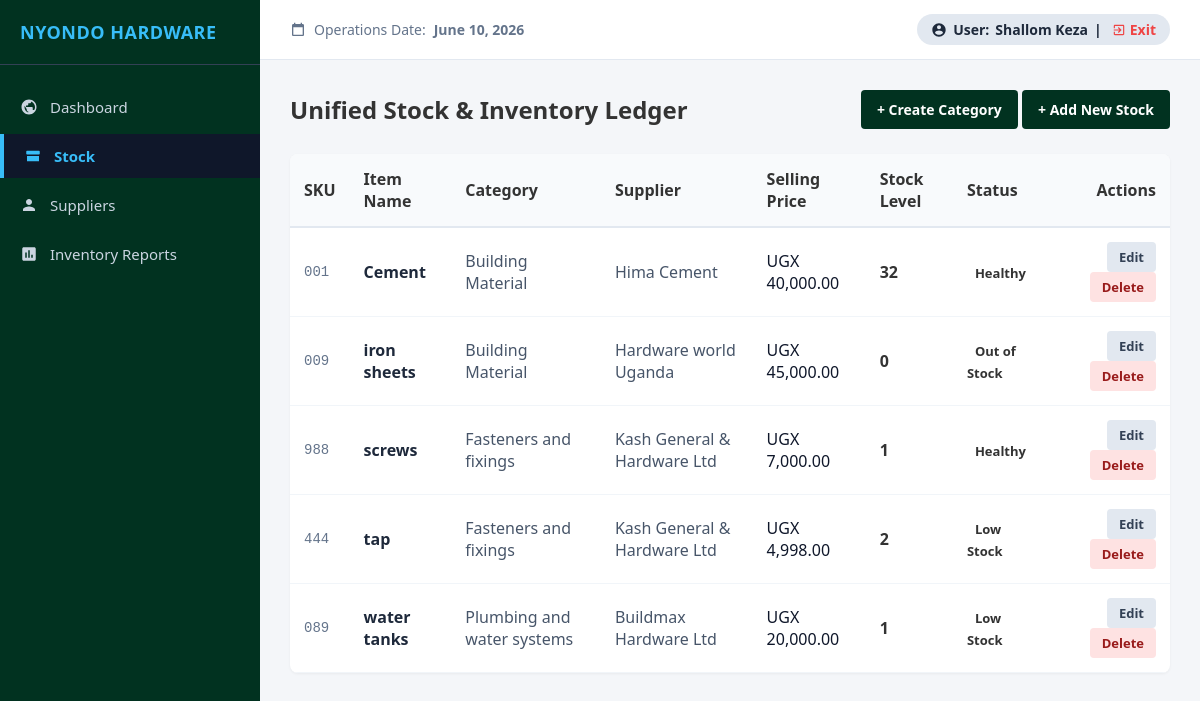
Before: /stock/ (signed in) with the older database file.
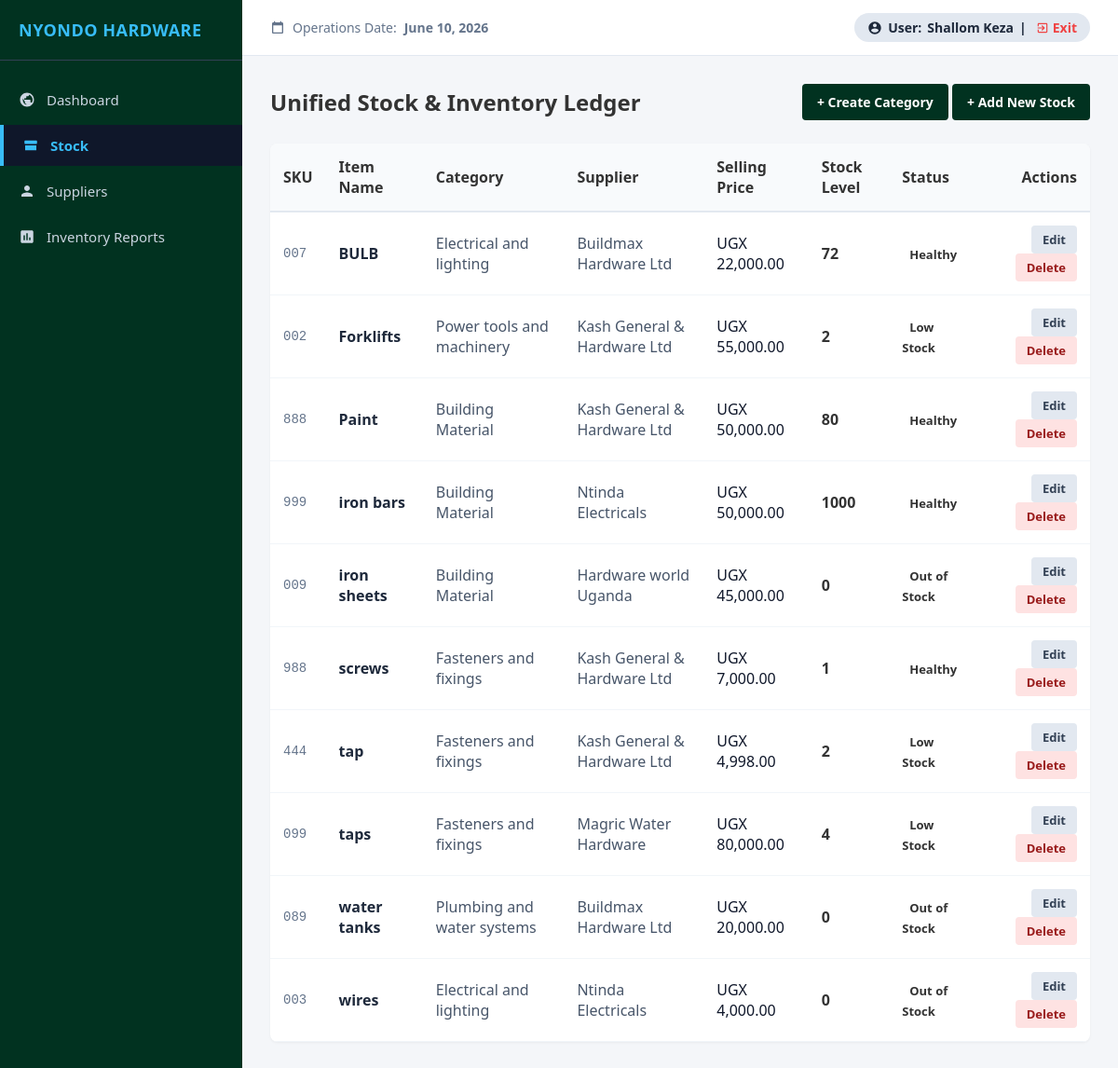
After: the same page with the newer database file.
### web/models.py (models this page shows, shortened)
class User(AbstractUser):
    ROLE_CHOICES = [
        ('ADMIN', 'Accounts / Admin'),
        ('SALES', 'Sales Attendant'),
        ('STOCK', 'Store Manager'),
    ]
    role = models.CharField(max_length=20, choices=ROLE_CHOICES, default='SALES')

class Product(models.Model):
    supplier = models.ForeignKey(Supplier, on_delete=models.CASCADE, related_name='products')
    category = models.ForeignKey(Category, on_delete=models.CASCADE, related_name='products')
    sku = models.CharField(max_length=50, unique=True)
    name = models.CharField(max_length=255, unique=True)
    specifications = models.TextField(blank=True, null=True)
    cost_price = models.DecimalField(max_digits=12, decimal_places=2)
    selling_price = models.DecimalField(max_digits=12, decimal_places=2)
    quantity_in_stock = models.IntegerField(default=0)
    low_stock_threshold = models.IntegerField(default=5)
    date_added = models.DateTimeField(auto_now_add=True)

class Category(models.Model):
    name = models.CharField(max_length=100, unique=True, verbose_name="Category Name")
    description = models.TextField(blank=True, null=True)

class Supplier(models.Model):
    name = models.CharField(max_length=255, unique=True)
    phone = models.CharField(max_length=20)

### web/views.py (the view, shortened to what this page needs)
# urls.py: path('stock/', views.stock, name='stock'),
@require_role('STOCK', 'ADMIN')
def stock(request):
    products = Product.objects.all().select_related('supplier', 'category').order_by('name')
    suppliers = Supplier.objects.all().order_by('name')
    categories = Category.objects.all().order_by('name')
    context = {
        'products': products,
        'suppliers': suppliers,
        'categories': categories,
        'today': timezone.now(),
    }
    context['error_fields'] = request.GET.get('error_fields', '').split(',') if request.GET.get('error_fields') else []
    edit_id = request.GET.get('edit_id')
    if edit_id:
        context['edit_product'] = get_object_or_404(Product, id=edit_id)
        context['display_edit_modal'] = True
    delete_id = request.GET.get('delete_id')
    if delete_id:
        context['delete_product'] = get_object_or_404(Product, id=delete_id)
        context['display_delete_modal'] = True
    return render(request, 'stock.html', context)

### web/views.py (called while the page is built)
def require_role(*allowed_roles):
    def decorator(view_func):
        @wraps(view_func)
        def wrapper(request, *args, **kwargs):
            if not request.user.is_authenticated:
                return redirect('login')
            user_role = str(getattr(request.user, 'role', '')).upper()
            if 'ADMIN' in user_role:
                return view_func(request, *args, **kwargs)
            for allowed in allowed_roles:
                if allowed.upper() in user_role:
                    return view_func(request, *args, **kwargs)
            messages.error(request, "Access denied: Redirected to your authorized department.")
            return redirect(role_home(user_role))
        return wrapper
    return decorator

### web/templates/stock.html (shortened to what this page needs)
{% extends 'base.html' %}
{% load humanize %}
{% block active_stock %}active{% endblock %}
{% block content %}
    <div style="display: flex; justify-content: space-between; align-items: center; margin-bottom: 25px;">
        <h2>Unified Stock & Inventory Ledger</h2>
        <div>
            <a href="?show_modal=add_category" class="btn" style="background:  #013220; color: white;">+ Create Category</a>
            <a href="?show_modal=add" class="btn" style="background:  #013220; color: white;">+ Add New Stock</a>
        </div>
    </div>
    <table style="width: 100%; border-collapse: collapse; background: white; border-radius: 8px; overflow: hidden; box-shadow: 0 1px 3px rgba(0,0,0,0.05);">
        <thead>
            <tr style="background-color: #f8fafc; border-bottom: 2px solid #e2e8f0; text-align: left;">
                <th style="padding: 14px;">SKU</th>
                <th style="padding: 14px;">Item Name</th>
                <th style="padding: 14px;">Category</th>
                <th style="padding: 14px;">Supplier</th>
                <th style="padding: 14px;">Selling Price</th>
                <th style="padding: 14px;">Stock Level</th>
                <th style="padding: 14px;">Status</th>
                <th style="padding: 14px; text-align: right;">Actions</th>
            </tr>
        </thead>
        <tbody>
            {% for product in products %}
            <tr style="border-bottom: 1px solid #f1f5f9;">
                <td style="padding: 14px; font-family: monospace; font-size: 14px; color: #64748b;">{{ product.sku }}</td>
                <td style="padding: 14px; font-weight: 600; color: #1e293b;">{{ product.name }}</td>
                <td style="padding: 14px; color: #475569;">{{ product.category.name }}</td>
                <td style="padding: 14px; color: #475569;">{{ product.supplier.name }}</td>
                <td style="padding: 14px; font-weight: 500; color: #0f172a;">UGX {{ product.selling_price|intcomma }}</td>
                <td style="padding: 14px; font-weight: 600;">{{ product.quantity_in_stock }}</td>
                <td style="padding: 14px;">
                    {% if product.quantity_in_stock == 0 %}
                        <span class="status-badge status-out">Out of Stock</span>
                    {% elif product.quantity_in_stock <= product.low_stock_threshold %}
                        <span class="status-badge status-low">Low Stock</span>
                    {% else %}
                        <span class="status-badge status-good">Healthy</span>
                    {% endif %}
                </td>
                <td style="padding: 14px; text-align: right;">
                    <a href="?edit_id={{ product.id }}" class="btn" style="background: #e2e8f0; color: #334155; padding: 6px 12px; font-size: 13px;">Edit</a>
                    <a href="?delete_id={{ product.id }}" class="btn" style="background: #fee2e2; color: #991b1b; padding: 6px 12px; font-size: 13px;">Delete</a>
                </td>
            </tr>
            {% empty %}
            <tr><td colspan="8" style="padding: 30px; text-align: center; color: #94a3b8;">No physical products registered in this catalog ledger setup system.</td></tr>
            {% endfor %}
        </tbody>
    </table>
{% endblock %}

### web/templates/base.html (shortened to what this page needs)
<!DOCTYPE html>
<html lang="en">
<head>
</head>
<body>
    <div class="sidebar">
        <div class="sidebar-brand">NYONDO HARDWARE</div>
        <ul class="sidebar-menu">
            {% if user.is_authenticated %}
                <li class="{% block active_dashboard %}{% endblock %}">
                    <a href="{% url 'admin_dashboard' %}">
                        Dashboard
                    </a>
                </li>
                {% if user.role == 'ADMIN' or user.role == 'STOCK' %}
                    <li class="{% block active_stock %}{% endblock %}">
                        <a href="{% url 'stock' %}">
                            <svg viewBox="0 0 24 24"><path d="M4 19h16v-7H4v7zm16-9c.55 0 1-.45 1-1V6c0-.55-.45-1-1-1H4c-.55 0-1 .45-1 1v3c0 .55.45 1 1 1h16z"/></svg>
                            Stock
                        </a>
                    </li>
                    <li class="{% block active_suppliers %}{% endblock %}">
                        <a href="{% url 'supplier_management' %}">
                            <svg viewBox="0 0 24 24"><path d="M12 12c2.21 0 4-1.79 4-4s-1.79-4-4-4-4 1.79-4 4 1.79 4 4 4zm0 2c-2.67 0-8 1.34-8 4v2h16v-2c0-2.66-5.33-4-8-4z"/></svg>
                            Suppliers
                        </a>
                    </li>
                    <li class="{% block active_inventory %}{% endblock %}">
                        <a href="{% url 'inventory_reports' %}">
                            <svg viewBox="0 0 24 24"><path d="M19 3H5c-1.1 0-2 .9-2 2v14c0 1.1.9 2 2 2h14c1.1 0 2-.9 2-2V5c0-1.1-.9-2-2-2zM9 17H7v-7h2v7zm4 0h-2V7h2v10zm4 0h-2v-4h2v4z"/></svg>
                            Inventory Reports
                        </a>
                    </li>
                {% endif %}
            {% endif %}
        </ul>
    </div>
    <div class="main-container">
        <header class="top-navbar">
            <div class="system-date">
                <svg viewBox="0 0 24 24"><path d="M19 3h-1V1h-2v2H8V1H6v2H5c-1.11 0-1.99.9-1.99 2L3 19c0 1.1.89 2 2 2h14c1.1 0 2-.9 2-2V5c0-1.1-.9-2-2-2zm0 16H5V8h14v11z"/></svg>
                Operations Date: <strong>{{ today|date:"F j, Y" }}</strong>
            </div>
            <div class="user-profile">
                <svg viewBox="0 0 24 24"><path d="M12 2C6.48 2 2 6.48 2 12s4.48 10 10 10 10-4.48 10-10S17.52 2 12 2zm0 3c1.66 0 3 1.34 3 3s-1.34 3-3 3-3-1.34-3-3 1.34-3 3-3zm0 14.2c-2.5 0-4.71-1.28-6-3.22.03-1.99 4-3.08 6-3.08 1.99 0 5.97 1.09 6 3.08-1.29 1.94-3.5 3.22-6 3.22z"/></svg>
                User:
                <strong>
                    {% if user.is_authenticated %}
                        {{ user.get_full_name|default:user.username }}
                    {% else %}
                        System Guest
                    {% endif %}
                </strong> |
                <a href="{% url 'logout' %}" class="logout-link">
                    <svg viewBox="0 0 24 24"><path d="M10.09 15.59L11.5 17l5-5-5-5-1.41 1.41L12.67 11H3v2h9.67l-2.58 2.59zM19 3H5c-1.11 0-2 .9-2 2v4h2V5h14v14H5v-4H3v4c0 1.1.89 2 2 2h14c1.1 0 2-.9 2-2V5c0-1.1-.9-2-2-2z"/></svg>
                    Exit
                </a>
            </div>
        </header>
        <main class="content-body">
            {% block content %}
            {% endblock %}
        </main>
    </div>
</body>
</html>

### web/templates/base.html (style rules this page uses)
* { box-sizing: border-box; margin: 0; padding: 0; }
body { font-family: 'Segoe UI', Tahoma, Geneva, Verdana, sans-serif; background-color: #f4f6f9; color: #333; display: flex; height: 100vh; overflow: hidden; }
.sidebar { width: 260px; background-color:#013220; color: #fff; display: flex; flex-direction: column; padding: 20px 0; }
.sidebar-brand { padding: 0 20px 20px 20px; border-bottom: 1px solid #334155; font-size: 18px; font-weight: bold; letter-spacing: 0.5px; color: #38bdf8; }
.sidebar-menu { list-style: none; margin-top: 20px; display: flex; flex-direction: column; gap: 5px; }
.sidebar-menu a { display: flex; align-items: center; padding: 12px 20px; color: #cbd5e1; text-decoration: none; font-weight: 500; font-size: 15px; transition: all 0.2s ease; }
.sidebar-menu a svg { margin-right: 12px; width: 18px; height: 18px; fill: currentColor; flex-shrink: 0; }
.sidebar-menu li.active a { background-color: #0f172a; color: #38bdf8; border-left: 4px solid #38bdf8; font-weight: bold; }
.main-container { flex: 1; display: flex; flex-direction: column; overflow: hidden; }
.top-navbar { height: 60px; background-color: #fff; border-bottom: 1px solid #e2e8f0; display: flex; align-items: center; justify-content: space-between; padding: 0 30px; }
.system-date { font-size: 14px; color: #64748b; font-weight: 500; display: flex; align-items: center; gap: 8px; }
.system-date svg { width: 16px; height: 16px; fill: #64748b; }
.user-profile { font-size: 14px; font-weight: bold; color: #1e293b; background: #e2e8f0; padding: 6px 14px; border-radius: 20px; display: flex; align-items: center; gap: 6px; }
.user-profile svg { width: 16px; height: 16px; fill: #1e293b; }
.logout-link { color: #ef4444; margin-left: 4px; font-weight: bold; text-decoration: none; transition: color 0.2s; display: inline-flex; align-items: center; gap: 4px; }
.logout-link svg { width: 14px; height: 14px; fill: currentColor; }
.content-body { flex: 1; padding: 30px; overflow-y: auto; }
.btn { padding: 10px 16px; text-decoration: none; font-weight: bold; display: inline-block; border: none; cursor: pointer; border-radius: 4px; font-size: 14px; transition: background 0.2s; }
.status-badge { padding: 4px 8px; border-radius: 4px; font-weight: bold; font-size: 13px; }

Changed rows visible on the page:
removed Product: sku "001", name "Cement", category.name "Building Material", supplier.name "Hima Cement", selling_price "40,000.00", quantity_in_stock "32", low_stock_threshold "Healthy"
added Product: sku "007", name "BULB", category.name "Electrical and lighting", supplier.name "Buildmax Hardware Ltd", selling_price "22,000.00", quantity_in_stock "72", low_stock_threshold "Healthy"
added Product: sku "002", name "Forklifts", category.name "Power tools and machinery", supplier.name "Kash General & Hardware Ltd", selling_price "55,000.00", quantity_in_stock "2", low_stock_threshold "Low Stock"
added Product: sku "888", name "Paint", category.name "Building Material", supplier.name "Kash General & Hardware Ltd", selling_price "50,000.00", quantity_in_stock "80", low_stock_threshold "Healthy"
added Product: sku "999", name "iron bars", category.name "Building Material", supplier.name "Ntinda Electricals", selling_price "50,000.00", quantity_in_stock "1000", low_stock_threshold "Healthy"
added Product: sku "099", name "taps", category.name "Fasteners and fixings", supplier.name "Magric Water Hardware", selling_price "80,000.00", quantity_in_stock "4", low_stock_threshold "Low Stock"
changed Product "water tanks": quantity_in_stock "1" → "0"; quantity_in_stock "Low Stock" → "Out of Stock"
added Product: sku "003", name "wires", category.name "Electrical and lighting", supplier.name "Ntinda Electricals", selling_price "4,000.00", quantity_in_stock "0", shows "Out of Stock"
